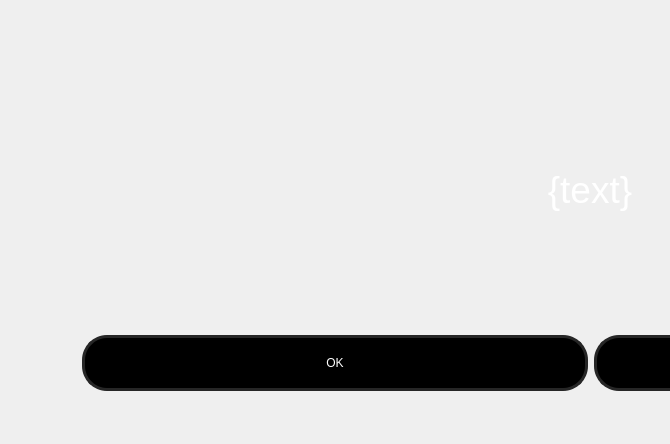
<?xml version="1.0" encoding="UTF-8"?>
<ui version="4.0">
 <class>Dialog</class>
 <widget class="QDialog" name="Dialog">
  <property name="geometry">
   <rect>
    <x>0</x>
    <y>0</y>
    <width>670</width>
    <height>444</height>
   </rect>
  </property>
  <property name="minimumSize">
   <size>
    <width>0</width>
    <height>0</height>
   </size>
  </property>
  <property name="maximumSize">
   <size>
    <width>16777215</width>
    <height>16777215</height>
   </size>
  </property>
  <property name="windowTitle">
   <string>Dialog</string>
  </property>
  <property name="styleSheet">
   <string notr="true">QDialog#Dialog {
	background-image: url(:/images/images/background.png)
}</string>
  </property>
  <widget class="QWidget" name="layoutWidget">
   <property name="geometry">
    <rect>
     <x>80</x>
     <y>50</y>
     <width>1020</width>
     <height>341</height>
    </rect>
   </property>
   <layout class="QVBoxLayout" name="verticalLayout">
    <item>
     <widget class="QLabel" name="label">
      <property name="font">
       <font>
        <pointsize>28</pointsize>
       </font>
      </property>
      <property name="styleSheet">
       <string notr="true">QLabel {
	color: white;
}</string>
      </property>
      <property name="text">
       <string>{text}</string>
      </property>
      <property name="alignment">
       <set>Qt::AlignCenter</set>
      </property>
     </widget>
    </item>
    <item>
     <widget class="QDialogButtonBox" name="buttonBox">
      <property name="styleSheet">
       <string notr="true">QPushButton {
    background-color: rgb(0, 0, 0);
    color: white;
    border: 3px solid #262626;
    height: 50px;
    width: 500px;
    border-radius: 25px;
}
QPushButton:pressed {
    background-color: #a6c100;
    color: black;
    border: 5px solid #a6c100;
}</string>
      </property>
      <property name="orientation">
       <enum>Qt::Horizontal</enum>
      </property>
      <property name="standardButtons">
       <set>QDialogButtonBox::Cancel|QDialogButtonBox::Ok</set>
      </property>
     </widget>
    </item>
   </layout>
  </widget>
 </widget>
 <resources>
  <include location="modules/assets/resources.qrc"/>
  <include location="modules/assets/resources.qrc"/>
 </resources>
 <connections>
  <connection>
   <sender>buttonBox</sender>
   <signal>accepted()</signal>
   <receiver>Dialog</receiver>
   <slot>accept()</slot>
   <hints>
    <hint type="sourcelabel">
     <x>248</x>
     <y>254</y>
    </hint>
    <hint type="destinationlabel">
     <x>157</x>
     <y>274</y>
    </hint>
   </hints>
  </connection>
  <connection>
   <sender>buttonBox</sender>
   <signal>rejected()</signal>
   <receiver>Dialog</receiver>
   <slot>reject()</slot>
   <hints>
    <hint type="sourcelabel">
     <x>316</x>
     <y>260</y>
    </hint>
    <hint type="destinationlabel">
     <x>286</x>
     <y>274</y>
    </hint>
   </hints>
  </connection>
 </connections>
</ui>
